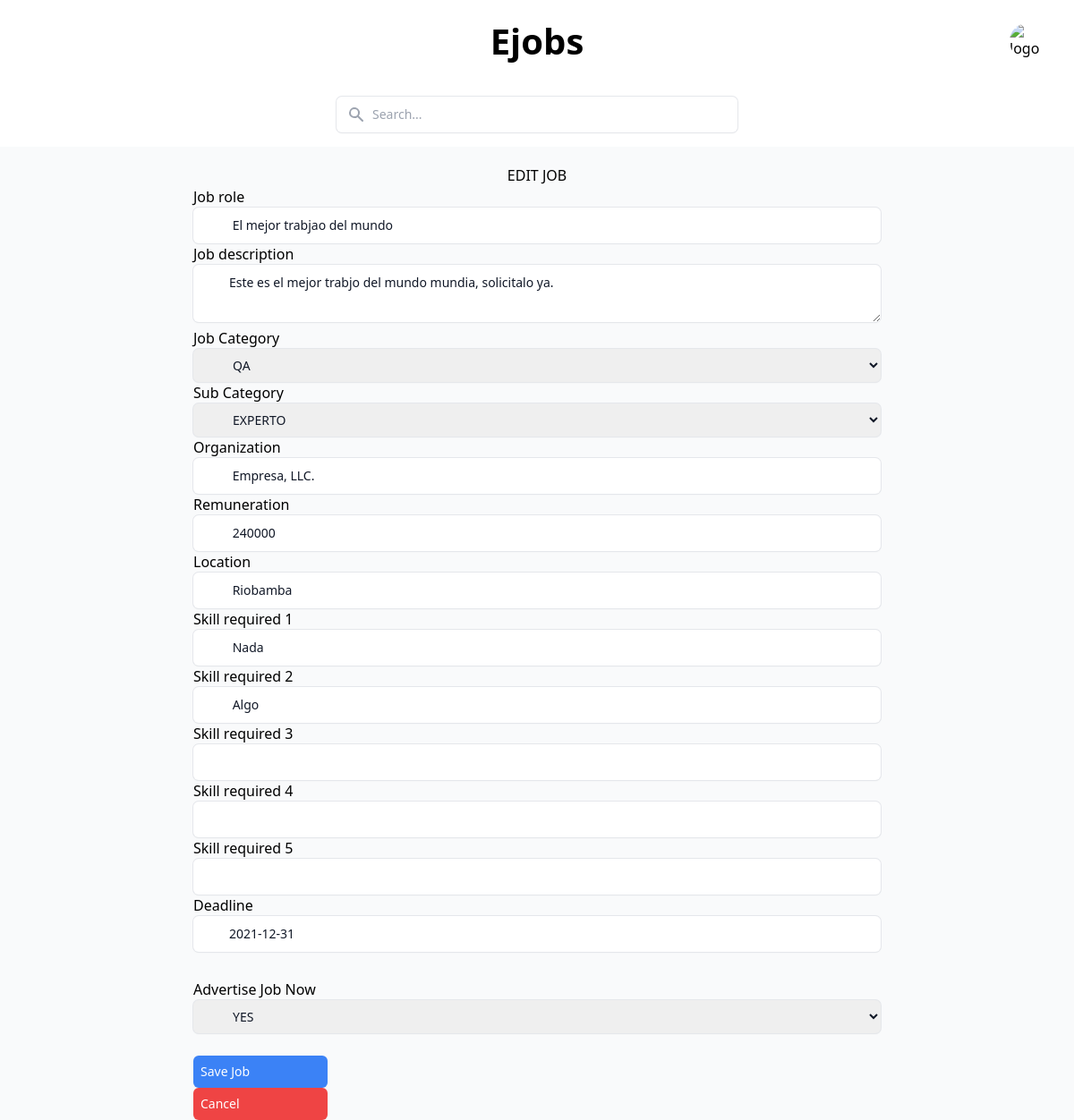
/job_edit/2 (signed in), run on the app's committed database.
### ejob_app/models.py (models this page shows, shortened)
class Job(models.Model):
    job_role = models.CharField(max_length=255)
    keywords = models.TextField(max_length=1000, default='no_indexing')
    job_description = models.CharField(max_length=1000)
    organization = models.CharField(max_length=255)
    remuneration = models.IntegerField()
    location = models.CharField(max_length=255)
    category = models.ForeignKey(Category, on_delete=models.SET_NULL,null=True)
    sub_category = models.ForeignKey(Subcategory, on_delete=models.SET_NULL, null=True)
    skill_required_1 = models.CharField(max_length=255)
    skill_required_2 = models.CharField(max_length=255)
    skill_required_3 = models.CharField(max_length=255, blank=True, null=True)
    skill_required_4 = models.CharField(max_length=255, blank=True, null=True)
    skill_required_5 = models.CharField(max_length=255, blank=True, null=True)
    deadline = models.DateField()
    posted_date = models.DateField(auto_now_add=True)
    job_ad_flag = models.CharField(max_length=1)
    recruiter = models.ForeignKey(RecruiterProfile,on_delete=models.CASCADE)

class Category(models.Model):
    category_name = models.CharField(max_length=255)
    def __str__(self):
        return self.category_name

class Subcategory(models.Model):
    sub_category_name = models.CharField(max_length=255)
    category = models.ForeignKey(Category, on_delete=models.CASCADE)

### ejob_app/views.py (the view)
# urls.py: path('job_edit/<int:job_id>', views.JobController.edit_job, name='job_edit'),
    @staticmethod
    @login_required
    def edit_job(request, job_id):
        if request.method == "POST":
            form = CreateJobForm(request.POST)
            if form.is_valid():
                job_role = form.cleaned_data['job_role']
                job_description = form.cleaned_data['job_description']
                job_organization = form.cleaned_data['organization']
                job_remuneration = form.cleaned_data['remuneration']
                job_location = form.cleaned_data['location']
                skill_required_1 = form.cleaned_data['skill_required_1']
                skill_required_2 = form.cleaned_data['skill_required_2']
                skill_required_3 = form.cleaned_data['skill_required_3']
                skill_required_4 = form.cleaned_data['skill_required_4']
                skill_required_5 = form.cleaned_data['skill_required_5']
                deadline = form.cleaned_data['deadline']
                category = form.cleaned_data['category']
                sub_category = form.cleaned_data['sub_category']
                job_ad_flag = form.cleaned_data['job_ad_flag']
                keywords = job_role + '_' + job_organization + '_' + job_location + '_' + str(sub_category) + '_'  + str(category) + '_'  +  str(job_remuneration) + '_' + skill_required_1 + '_' + skill_required_2 + '_' + skill_required_3 + '_' + skill_required_4 + '_' + skill_required_5
                keywords = keywords.lower()
                try:
                    job = Job.objects.get(id=job_id)
                    job.job_role = job_role
                    job.job_description = job_description
                    job.organization = job_organization
                    job.remuneration = job_remuneration
                    job.location = job_location
                    job.skill_required_1 = skill_required_1
                    job.skill_required_2 = skill_required_2
                    job.skill_required_3 = skill_required_3
                    job.skill_required_4 = skill_required_4
                    job.skill_required_5 = skill_required_5
                    job.deadline = deadline
                    job.category = category
                    job.sub_category = sub_category
                    job.job_ad_flag = job_ad_flag
                    job.keywords = keywords
                    job.save()
                    messages.success(request, 'Your Job was Saved')
                    form = CreateJobForm(initial={'job_role': job_role, 'job_description': job_description,
                                                  'organization': job_organization, 'remuneration': job_remuneration,
                                                  'location': job_location, 'skill_required_1': skill_required_1,
                                                  'skill_required_2': skill_required_2,
                                                  'skill_required_3': skill_required_3
                        , 'skill_required_4': skill_required_4, 'skill_required_5': skill_required_5
                        , 'deadline': deadline, 'category': category, 'sub_category': sub_category.sub_category_name
                        , 'job_ad_flag': job_ad_flag})
                    args = {'form': form}
                    return render(request, 'ejob_app/editjob.html', args)
                except Exception as e:
                    messages.warning(request, 'Job edit failed. Please make sure your form is complete and error free')
                    return render(request, 'ejob_app/editjob.html', {'form': form})
            else:
                messages.warning(request, "Job edit failed. Please make sure your form is complete and error free")
                return render(request, 'ejob_app/editjob.html', {'form': form})
        else:
            try:
                job = Job.objects.get(pk=job_id)
                job_role = job.job_role
                job_description = job.job_description
                organization = job.organization
                remuneration = job.remuneration
                location = job.location
                skill_required_1 = job.skill_required_1
                skill_required_2 = job.skill_required_2
                skill_required_3 = job.skill_required_3
                skill_required_4 = job.skill_required_4
                skill_required_5 = job.skill_required_5
                category = job.category
                sub_category = job.sub_category
                deadline = job.deadline
                job_ad_flag = job.job_ad_flag
                form = CreateJobForm(initial={'job_role': job_role, 'job_description': job_description,
                                              'organization': organization, 'remuneration': remuneration,
                                              'location': location, 'skill_required_1': skill_required_1,
                                              'skill_required_2': skill_required_2, 'skill_required_3': skill_required_3
                    , 'skill_required_4': skill_required_4, 'skill_required_5': skill_required_5
                    , 'deadline': deadline,
                                              'category': category, 'sub_category':
                                                  sub_category.sub_category_name, 'job_ad_flag': job_ad_flag})
                args = {'form': form}
                return render(request, 'ejob_app/editjob.html', args)
            except Exception as e:
                messages.warning(request, 'No Such Job Exists')
                return render(request, 'ejob_app/editjob.html')

### ejob_app/forms.py
class CreateJobForm(forms.Form):
    AD_CHOICES = [
        ('Y', 'YES'),
        ('N', 'NO'),
    ]
    class Meta:
        model = Job
    job_role = forms.CharField(max_length=255)
    job_description = forms.CharField(max_length=1000, widget=forms.Textarea)
    category = forms.ModelChoiceField(queryset=Category.objects.all())
    sub_category = forms.ModelChoiceField(queryset=Subcategory.objects.all())
    organization = forms.CharField(max_length=255)
    remuneration = forms.IntegerField()
    location = forms.CharField(max_length=255)
    skill_required_1 = forms.CharField(max_length=255)
    skill_required_2 = forms.CharField(max_length=255)
    skill_required_3 = forms.CharField(max_length=255, required=False)
    skill_required_4 = forms.CharField(max_length=255,required=False)
    skill_required_5 = forms.CharField(max_length=255, required=False)
    deadline = forms.DateField()
    job_ad_flag = forms.ChoiceField(label='ad_choices', choices=AD_CHOICES)

### ejob/templates/ejob_app/editjob.html (shortened to what this page needs)
{%  extends "layout.html" %}
{% block content %}
<div class="mx-auto max-w-3xl">
    {%  if form %}
    <div class="text-center" style="margin-top: 20px">
        <h2> EDIT JOB </h2>
    </div>
    {% endif %}
    <div class="form-group" >
    <form method="post" id="jobform"  data-subcategory-url="{% url 'subcategory'  %}" >
    <div>
        {%  for  field in form %}
            {% if field.label == 'ad_choices' %}
                <p style="margin-top: 30px;" >Advertise Job Now</p>
                <select name="job_ad_flag"  class="focus:ring-2 focus:ring-blue-500 focus:outline-none w-full text-sm leading-6 text-gray-900 placeholder-gray-400 rounded-md py-2 pl-10 ring-1 ring-gray-200 shadow-sm">
                {% for key,value in form.fields.job_ad_flag.choices %}
                    <option class="option-values"
                            value="{{  key }}"{% if field.value == key %}selected {% endif  %}>{{ value }}</option>
                {% endfor %}
                </select>
                {% elif field.label == "Deadline" %}
                <label for="{{ field.name }}" style="margin-top: 30px; margin-bottom: -40px">
                    {{ field.label }} </label>
                <input id="deadline" name="{{ field.name }}" class="form-control focus:ring-2 focus:ring-blue-500 focus:outline-none w-full text-sm leading-6 text-gray-900 placeholder-gray-400 rounded-md py-2 pl-10 ring-1 ring-gray-200 shadow-sm"
                value="{{field.value.year}}-{{field.value.month}}-{{field.value.day}}"/>
                {%  elif field.label == "Job description" %}
                <label for="{{ field.name }}">
                {{ field.label}}
                </label>
                <textarea name="{{ field.name }}" class="form-control focus:ring-2 focus:ring-blue-500 focus:outline-none w-full text-sm leading-6 text-gray-900 placeholder-gray-400 rounded-md py-2 pl-10 ring-1 ring-gray-200 shadow-sm"
                           color: #ffffff">{{field.value}}</textarea>
                {% elif field.label == 'Category' %}
                    <label for="id_category" style="margin-top: 20px"> Job Category </label>
                    <select name="category" id="id_category" class="focus:ring-2 focus:ring-blue-500 focus:outline-none w-full text-sm leading-6 text-gray-900 placeholder-gray-400 rounded-md py-2 pl-10 ring-1 ring-gray-200 shadow-sm">
                    {% for key,value in form.fields.category.choices %}
                    <option class="option-values"
                            value="{{  key }}"{% if field.value == key %} selected {% endif  %}>{{ value }}</option>
                    {% endfor %}
                    </select>
                {% elif field.label == 'Sub category' %}
                    <label for="id_sub_category" style="margin-top: 20px"> Sub Category </label>
                    <select name="sub_category" id="id_sub_category" class="focus:ring-2 focus:ring-blue-500 focus:outline-none w-full text-sm leading-6 text-gray-900 placeholder-gray-400 rounded-md py-2 pl-10 ring-1 ring-gray-200 shadow-sm">
                    <option class="option-values"
                            value="">{{ field.value }}</option>
                    </select>
            {% else %}
                <label for="{{ field.name }}" style="margin-top: 30px; margin-bottom: -40px">
                    {{ field.label }} </label>
                <input  name="{{ field.name }}"
                        value="{% if field.value %} {{field.value}}{% endif %}"
                        class="form-control focus:ring-2 focus:ring-blue-500 focus:outline-none w-full text-sm leading-6 text-gray-900 placeholder-gray-400 rounded-md py-2 pl-10 ring-1 ring-gray-200 shadow-sm"/>
            {% endif %}
            {% endfor %}
    </div>
    {% if form %}
    <div class="create-job-button text-center" style="margin-top: 25px">
             <button type="submit" class="btn btn-success hover:bg-blue-400 group flex items-center rounded-md bg-blue-500 text-white text-sm font-medium pl-2 pr-3 py-2 shadow-sm" style="width: 150px"> Save Job </button>
             <button type="reset" class="btn btn-danger hover:bg-blue-400 group flex items-center rounded-md bg-red-500 text-white text-sm font-medium pl-2 pr-3 py-2 shadow-sm" style="width: 150px"> Cancel </button>
    </div>
    {% endif %}
    </form>
         </div>
    </div>
{% endblock %}

### data on the page
Job: job_role "El mejor trabjao del mundo" "Empresa, LLC." "Riobamba" "Nada" "Algo", job_description "Este es el mejor trabjo del mundo mundia, solicitalo ya."
Category: category "QA"
Subcategory: sub_category "EXPERTO"

### other printed values
{{ field.label }} "Job role" "Organization" "Remuneration" "Location" "Skill required 1" "Skill required 2" "Skill required 3" "Skill required 4" "Skill required 5"
{{ field.label }} "Job description"
{{ field.label }} "Deadline"
form field job_ad_flag "YES"
